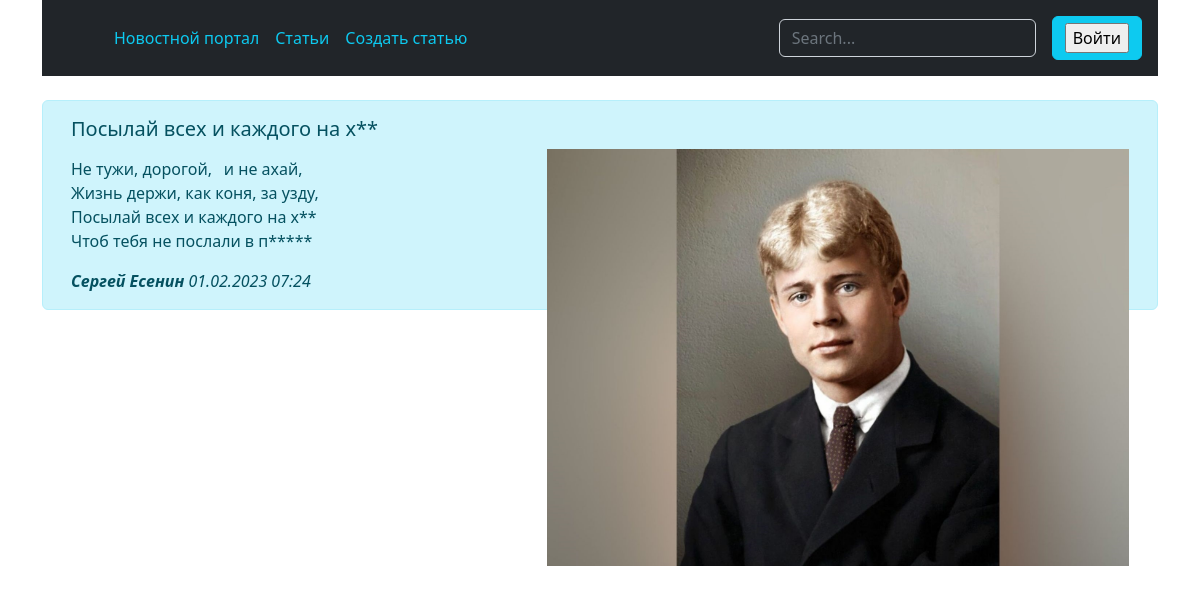
Page /post/40/ on the committed database.
### app/models.py (models this page shows, shortened)
class Post(models.Model):
    post_title = models.CharField('Заголовок поста', max_length=100)
    post_text = models.TextField('Текст поста', max_length=1000)
    post_photo = models.ImageField(upload_to="photos/%Y/%m/%d/", blank=True)
    post_author = models.CharField('Автор поста', max_length=100)
    post_date = models.DateTimeField('Дата поста', auto_now_add=True)
    post_date_update = models.DateTimeField('Дата изменения поста', auto_now=True)
    class Meta:
        verbose_name = 'Пост'
        verbose_name_plural = 'Посты'
        ordering = ['-post_date', 'post_title']

### app/views.py (the view)
# urls.py: path('post/<int:post_id>/', show_post, name='post'),
def show_post(request, post_id):
    post = get_object_or_404(Post, pk=post_id)
    context = {
        'post': post,
        'post_title': post.post_title,
        'post_text': post.post_text,
        'post_photo': post.post_photo,
        'post_author': post.post_author,
        'post_date': post.post_date,
        'post_date_update': post.post_date_update,
    }
    return render(request, 'app/post.html', context=context)

### app/templatetags/custom_filters.py (called while the page is built)
@register.filter()
def censor(value):
    bad_words = ['хуй', 'пизду']
    if not isinstance(value, str):
        raise TypeError(f"unresolved type '{type(value)}' expected type 'str'")
    for word in value.split():
        if word.translate(str.maketrans('', '', string.punctuation)).lower() in bad_words:
            value = value.replace(word, f"{word[0]}{'*' * (len(word) - 1)}")
    return value

### app/templates/app/post.html (shortened to what this page needs)
{% extends 'app/default.html' %}
{% block title %}
{% load custom_filters %}
{% endblock %}
{% block content %}
<br>
    <div class="alert alert-info">
        <div class="container">
             <h5>{{ post_title|censor }}</h5>
            {% if post_photo %}
            <img src="{{post_photo.url}}" align="right" width='55%' >
            {% endif %}
            <p>{% filter censor|linebreaks %}{{ post_text}}{% endfilter %}</p>
            <em><b>{{ post_author}} </b> {{ post_date|date:"d.m.Y H:i" }}</em>
        </div>
    </div>
{% endblock %}

### rows in the picture
Post: post_title "Посылай всех и каждого на х**", post_text "Не тужи, дорогой,⠀и не ахай, Жизнь держи, как коня, за узду, Посылай всех и каждого на х** Чтоб тебя не послали в п*****", post_author "Сергей Есенин", post_date "01.02.2023 07:24"
